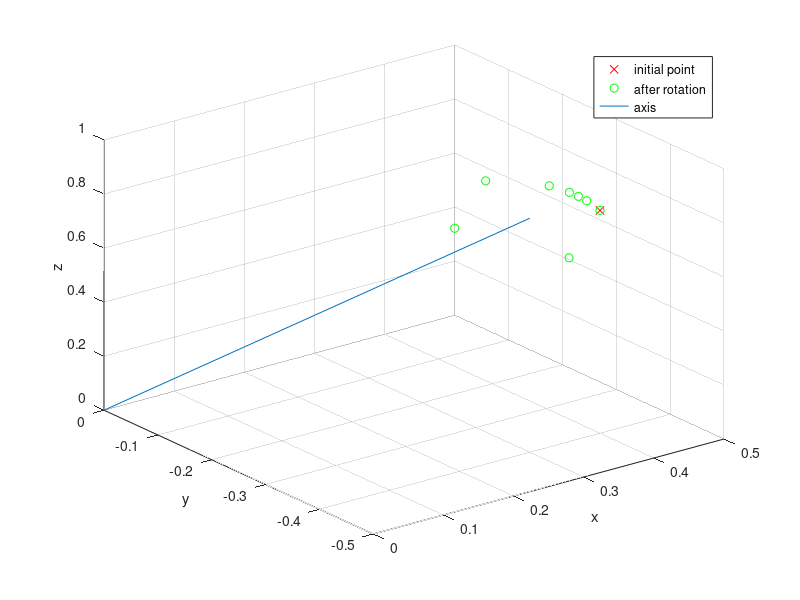

The MATLAB source for this figure:
% chosen unit vector to rotate about
s=[0.3,-0.4,sqrt(1-0.3^2-0.4^2)]';

% corresponding skew symmetic matrix
S=[0,-s(3),s(2);s(3),0,-s(1);-s(2),s(1),0];

% chosen inital point with inital magnitude
A=[0.4,-0.4,sqrt(1-0.4^2-0.4^2)]';

% matrix of roation angles
theta=[0,pi/12,pi/8,pi/6,pi/4,pi/2,pi,1.5*pi];

% initilization of matrix for the points after rotation
B=zeros(3,8);

% initialization of roation matrix
R=zeros(3,3);

for i=1:8
	% roation matrix
	R=eye(3)+sin(theta(i))*S+(1-cos(theta(i)))*S*S;
	B(:,i)=R*A;
end

% plotting
plot3(A(1),A(2),A(3),'rx'); % plot initial point
hold on;
plot3(B(1,:),B(2,:),B(3,:),'go'); % plot points after rotation
hold on;

% plot the axis
P1 = [0,0,0];
P2 = [s(1),s(2),s(3)];
pts = [P1; P2];
line(pts(:,1), pts(:,2), pts(:,3))
xlabel('x');
ylabel('y');
zlabel('z');
legend('initial point','after rotation','axis');
grid on;